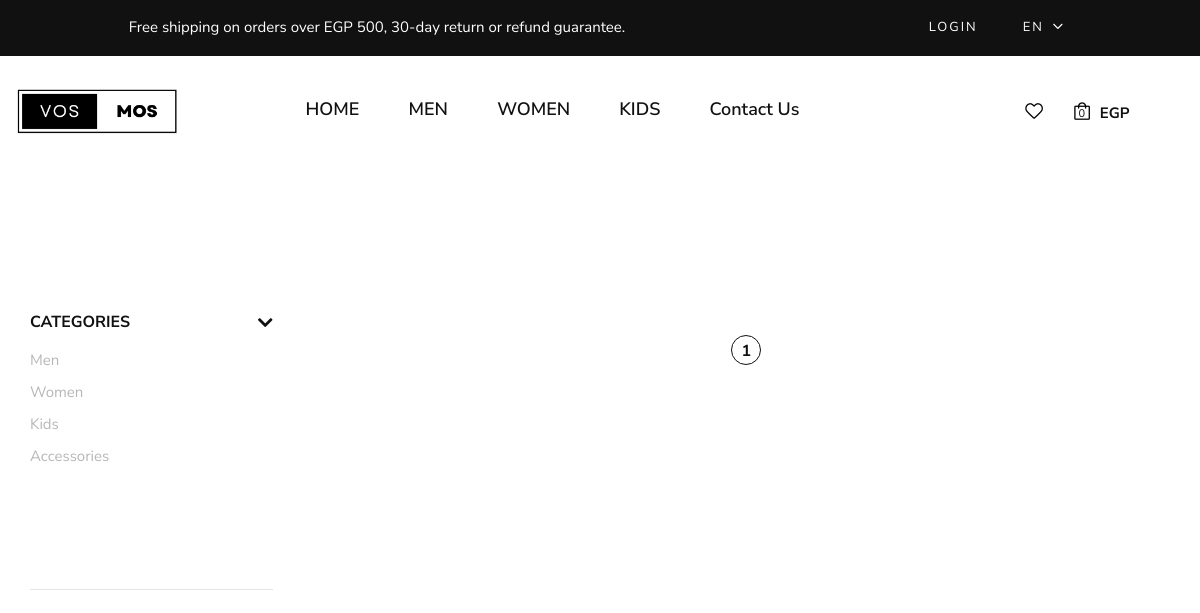
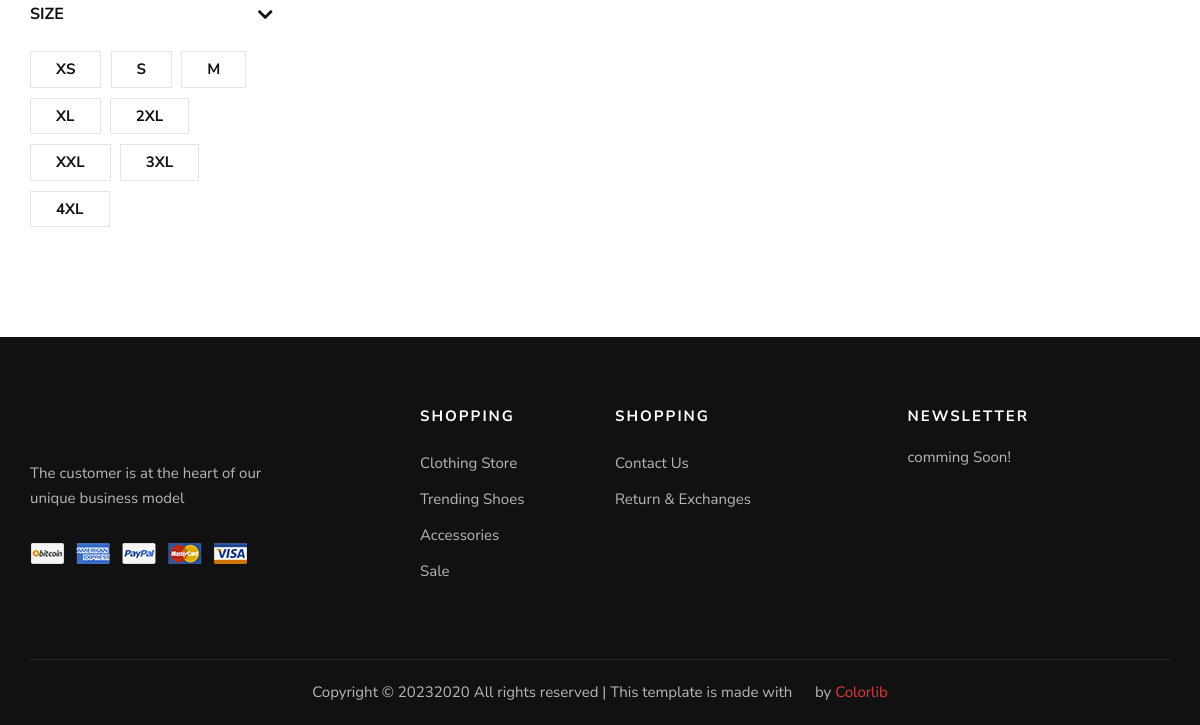
Before: /products/ with the older database file (2 pictures, top to bottom).
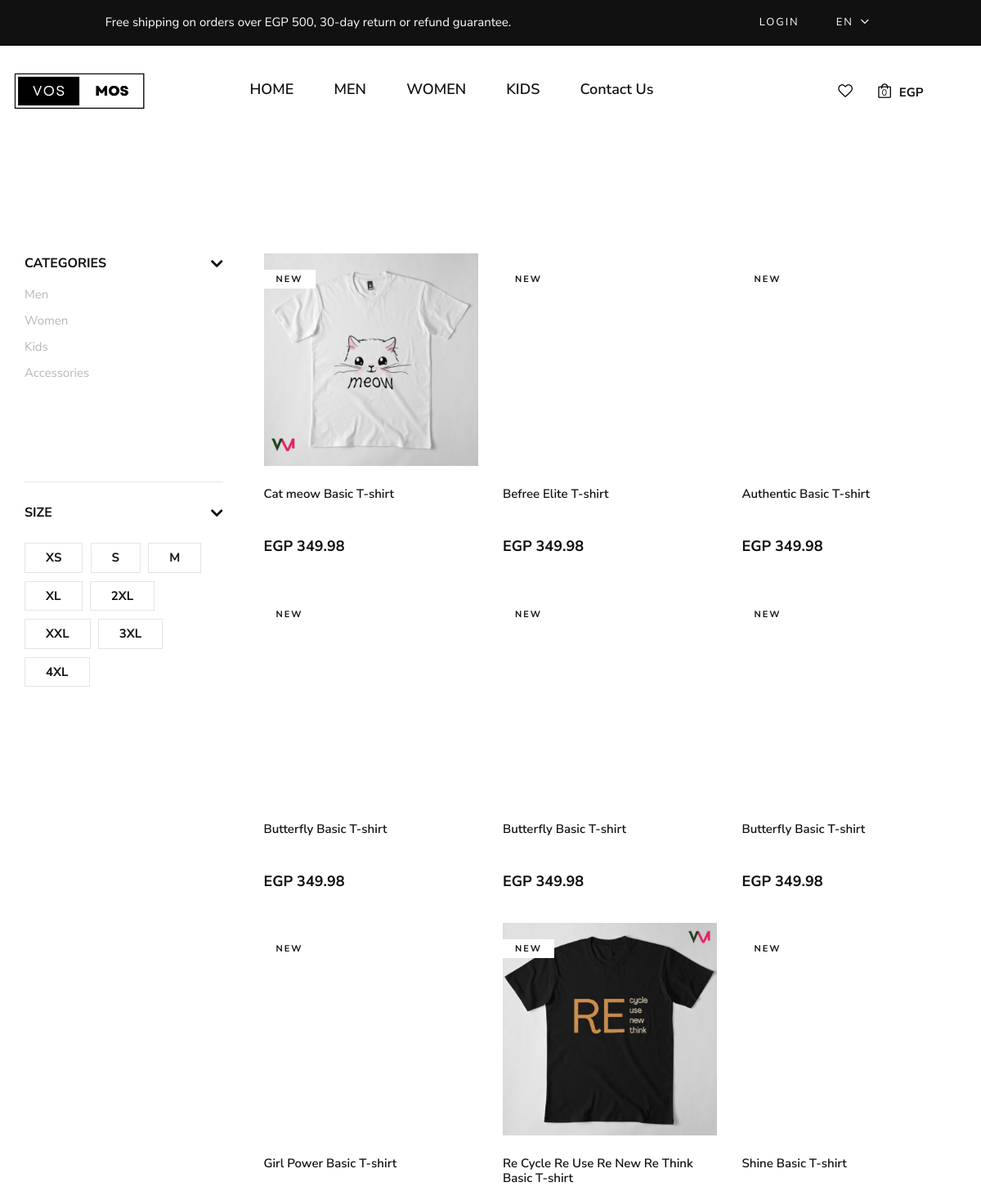
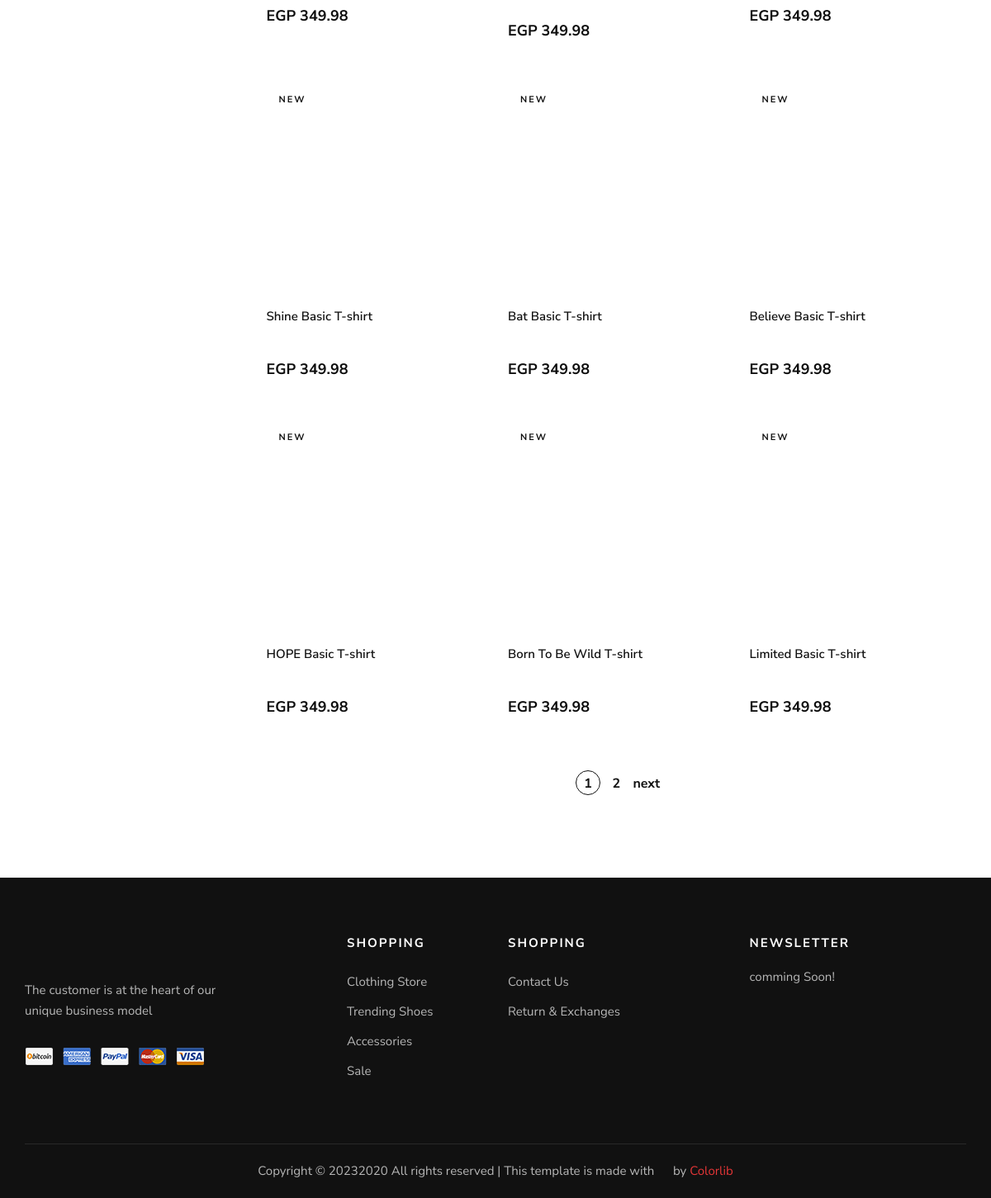
After: the same page with the newer database file (2 pictures, top to bottom).
### frontend/models.py (models this page shows)
class Product(models.Model):
    CATEGORY_CHOICES = (
        ('M', 'Men'),
        ('W', 'Women'),
        ('K', 'Kids'),
        ('A', 'Accessories'),
    )
    SUB_CATEGORY_CHOICES = (
    ('S', 'Shirt'),
    ('SW', 'Sport wear'),
    ('OW', 'Outwear')
    )
    LABEL_CHOICES = (
        ('NEW', 'primary'),
        ('BEST Seller', 'secondary'),
        ('N', '')
    )
    product_id = models.AutoField
    id = models.AutoField(primary_key=True, auto_created=True)
    product_name = models.CharField(max_length=50)
    category = models.ManyToManyField('Category', through='ProductCategory')
    label = models.CharField(choices=LABEL_CHOICES, max_length=11, default="")
    subcategory = models.CharField(choices= SUB_CATEGORY_CHOICES ,max_length=50, default="")
    price = models.FloatField(default=0)
    discount_price = models.FloatField(default=0)
    pub_date = models.DateField()
    image = models.ImageField(upload_to="static", default="", blank=True, null=True)
    material = models.CharField(max_length=50, default="Coton 100%")
    description = models.TextField(default="Are you looking for a t shirt that is comfortable, stylish and affordable? Look no further than our new collection of t shirts, designed to suit any occasion and personality. Whether you want to express your creativity, show your support for a cause, or simply enjoy a casual day out, we have the perfect t shirt for you. Our t shirts are made from high-quality cotton, which is soft, breathable and durable. They come in a variety of colors, sizes and designs, so you can find the one that matches your style and mood.  Our t shirts are easy to wash and care for, and they will not fade or shrink over time. They are also eco-friendly and ethically produced, so you can wear them with confidence and pride. Order your t shirt today and enjoy free shipping for orders over EGP 500. You will love how you look and feel in our t shirts, and so will everyone else. Don't miss this opportunity to get the best t shirt ever.")
    path = models.CharField(max_length=50, default="")
    def get_absolute_url(self):
        return f"/product_detail/{self.id}/"

### frontend/views.py (the view)
# urls.py: path('products/', views.show_products, name='show_products'),
def show_products(request, category=None, subcategory=None):
    products = Product.objects.all()
    if category:
        categories = category.split(';')
        products = products.filter(Q(category__name__in=categories))
    if subcategory:
        products = products.filter(subcategory=subcategory)
    paginator = Paginator(products, 15) # Show 15 products per page
    page_number = request.GET.get('page')
    page_obj = paginator.get_page(page_number)
    context = {'page_obj': page_obj, 'categories': Product.CATEGORY_CHOICES}
    return render(request, 'products.html', context)

### frontend/templates/products.html (shortened to what this page needs)
{% extends "layout.html" %}
{% load static %}
{% block body %}
    <section class="shop spad">
        <div class="container">
            <div class="row">
                 <div class="col-lg-3">
                        <div id="filters" class="collapse">
                        <div class="shop__sidebar">
                            <div class="shop__sidebar__accordion">
                                <div class="accordion" id="accordionExample">
                                    <div class="card">
                                        <div class="card-heading">
                                            <a data-toggle="collapse" data-target="#collapseOne">Categories</a>
                                        </div>
                                        <div id="collapseOne" class="collapse show" data-parent="#accordionExample">
                                            <div class="card-body">
                                                <div class="shop__sidebar__categories">
                                                    <ul class="nice-scroll">
                                                        {% for category, label in categories %}
                                                        <li><a href="{% url 'show_products' category %}">{{ label }}</a></li>
                                                        {% endfor %}
                                                    </ul>
                                                </div>
                                            </div>
                                        </div>
                                    </div>
                                    <div class="card">
                                        <div class="card-heading">
                                            <a data-toggle="collapse" data-target="#collapseFour">Size</a>
                                        </div>
                                        <div id="collapseFour" class="collapse show" data-parent="#accordionExample">
                                            <div class="card-body">
                                                <div class="shop__sidebar__size">
                                                    <label for="xs">xs
                                                    </label>
                                                    <label for="sm">s
                                                    </label>
                                                    <label for="md">m
                                                    </label>
                                                    <label for="xl">xl
                                                    </label>
                                                    <label for="2xl">2xl
                                                    </label>
                                                    <label for="xxl">xxl
                                                    </label>
                                                    <label for="3xl">3xl
                                                    </label>
                                                    <label for="4xl">4xl
                                                    </label>
                                                </div>
                                            </div>
                                        </div>
                                    </div>
                                </div>
                            </div>
                        </div>
                    </div>
                </div>
                <div class="col-lg-9">
                    <div class="row">
                        {% for product in page_obj %}
                            <div class="col-lg-4 col-md-6 col-sm-6 col-6">
                                    <div class="product__item" data-size="{{ product.size }}" data-price="{{ product.price }}">
                                        <div class="product__item__pic set-bg" data-setbg="{% static product.path %}"
                                            onclick="window.location.href='{{ product.get_absolute_url }}'">
                                            {% if product.label != 'N' %}
                                            <span class="label">{{ product.label }}</span>
                                            {% endif %}
                                        </div>
                                        <div class="product__item__text">
                                            <h6>{{ product.product_name }}</h6>
                                            <div class="rating">
                                                <i class="fa fa-star-o"></i>
                                                <i class="fa fa-star-o"></i>
                                                <i class="fa fa-star-o"></i>
                                                <i class="fa fa-star-o"></i>
                                                <i class="fa fa-star-o"></i>
                                            </div>
                                            <h5>EGP {{ product.price|floatformat:2 }}</h5>
                                        </div>
                                    </div>
                            </div>
                                  {% endfor %}
                    </div>
                    <div class="row">
                        <div class="col-lg-12">
                            <div class="product__pagination">
                                {% for i in page_obj.paginator.page_range %}
                                    {% if page_obj.number == i %}
                                        <a class="active" href="?page={{ i }}">{{ i }}</a>
                                    {% else %}
                                        <a href="?page={{ i }}">{{ i }}</a>
                                    {% endif %}
                                {% endfor %}
                                {% if page_obj.has_next %}
                                    <a href="?page={{ page_obj.next_page_number }}">next</a>
                                {% endif %}
                            </div>
                        </div>
                    </div>
                </div>
            </div>
        </div>
    </section>
{% endblock %}

Changed rows visible on the page:
added Product: shows a picture, label "NEW", product_name "Cat meow Basic T-shirt", price "349.98"
added Product: label "NEW", product_name "Befree Elite T-shirt", price "349.98"
added Product: label "NEW", product_name "Authentic Basic T-shirt", price "349.98"
added Product: label "NEW", product_name "Butterfly Basic T-shirt", price "349.98"
added Product: label "NEW", product_name "Butterfly Basic T-shirt", price "349.98"
added Product: label "NEW", product_name "Butterfly Basic T-shirt", price "349.98"
added Product: label "NEW", product_name "Girl Power Basic T-shirt", price "349.98"
added Product: shows a picture, label "NEW", product_name "Re Cycle Re Use Re New Re Think Basic T-shirt", price "349.98"
added Product: label "NEW", product_name "Shine Basic T-shirt", price "349.98"
added Product: label "NEW", product_name "Shine Basic T-shirt", price "349.98"
added Product: label "NEW", product_name "Bat Basic T-shirt", price "349.98"
added Product: label "NEW", product_name "Believe Basic T-shirt", price "349.98"
added Product: label "NEW", product_name "HOPE Basic T-shirt", price "349.98"
added Product: label "NEW", product_name "Born To Be Wild T-shirt", price "349.98"
added Product: label "NEW", product_name "Limited Basic T-shirt", price "349.98"
Other visible differences:
new list line: "2"
text now shown: "next"
